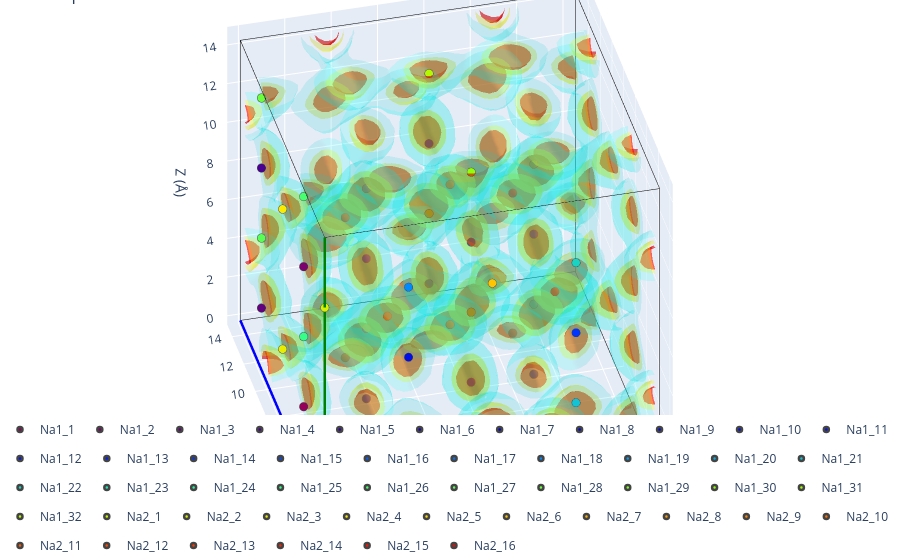

This figure's notebook cell:
### Markdown cell above
## A lower-symmetry reference: two Na Wyckoff sites

The cubic reference above lumps all sodium into one disordered site. The lower-symmetry
*P*-42&#8321;*c* description in `structure_2.cif` splits the sodium over **two** distinct
Wyckoff sites, Na1 and Na2. Overlaying its sodium sublattice (coloured by site type) on the
density shows how the two environments line up with the simulated density.

### Code cell
# `Structure` and `read_cif` are already imported above.
reference_2 = read_cif(f'{DATA}/structure_2.cif')
reference_2.make_supercell((2, 2, 2))
reference_2.remove_species(['S', 'Sb'])

expected_sites_2 = Structure(
    lattice=vol.lattice,
    species=[site.species.elements[0] for site in reference_2],
    coords=[site.frac_coords for site in reference_2],
    # Keep the Wyckoff labels ('Na1', 'Na2') so plot_3d colours them distinctly.
    labels=[site.label for site in reference_2],
)

vol.plot_3d(structure=expected_sites_2)

### Figure 1 — Plotly figure (JSON) as saved in the notebook; plotly's stock layout.template omitted (floating-point values rounded to 4 significant figures; data arrays with more than 128 entries replaced by an {"elided": "..."} marker saying what was removed)
{"data": [{"line": {"color": "red", "width": 5}, "mode": "lines", "showlegend": false, "type": "scatter3d", "x": [0.0, 14.44], "y": [0.0, -0.02995], "z": [0.0, 3.137e-05]}, {"line": {"color": "blue", "width": 5}, "mode": "lines", "showlegend": false, "type": "scatter3d", "x": [0.0, -0.02995], "y": [0.0, 14.44], "z": [0.0, -5.366e-05]}, {"line": {"color": "green", "width": 5}, "mode": "lines", "showlegend": false, "type": "scatter3d", "x": [0.0, 3.129e-05], "y": [0.0, -5.396e-05], "z": [0.0, 14.48]}, {"line": {"color": "black", "width": 1}, "mode": "lines", "showlegend": false, "type": "scatter3d", "x": [14.44, 14.41], "y": [-0.02995, 14.41], "z": [3.137e-05, -2.229e-05]}, {"line": {"color": "black", "width": 1}, "mode": "lines", "showlegend": false, "type": "scatter3d", "x": [14.44, 14.44], "y": [-0.02995, -0.03], "z": [3.137e-05, 14.48]}, {"line": {"color": "black", "width": 1}, "mode": "lines", "showlegend": false, "type": "scatter3d", "x": [-0.02995, 14.41], "y": [14.44, 14.41], "z": [-5.366e-05, -2.229e-05]}, {"line": {"color": "black", "width": 1}, "mode": "lines", "showlegend": false, "type": "scatter3d", "x": [-0.02995, -0.02991], "y": [14.44, 14.44], "z": [-5.366e-05, 14.48]}, {"line": {"color": "black", "width": 1}, "mode": "lines", "showlegend": false, "type": "scatter3d", "x": [3.129e-05, 14.44], "y": [-5.396e-05, -0.03], "z": [14.48, 14.48]}, {"line": {"color": "black", "width": 1}, "mode": "lines", "showlegend": false, "type": "scatter3d", "x": [3.129e-05, -0.02991], "y": [-5.396e-05, 14.44], "z": [14.48, 14.48]}, {"line": {"color": "black", "width": 1}, "mode": "lines", "showlegend": false, "type": "scatter3d", "x": [14.41, -0.02991], "y": [14.41, 14.44], "z": [14.48, 14.48]}, {"line": {"color": "black", "width": 1}, "mode": "lines", "showlegend": false, "type": "scatter3d", "x": [14.41, 14.44], "y": [14.41, -0.03], "z": [14.48, 14.48]}, {"line": {"color": "black", "width": 1}, "mode": "lines", "showlegend": false, "type": "scatter3d", "x": [14.41, 14.41], "y": [14.41, 14.41], "z": [14.48, -2.229e-05]}, {"color": "red", "i": {"elided": "8112 int values"}, "j": {"elided": "8112 int values"}, "k": {"elided": "8112 int values"}, "name": "isoval=np.float64(134.75)", "opacity": 0.6, "showlegend": false, "type": "mesh3d", "x": {"elided": "4794 float values"}, "y": {"elided": "4794 float values"}, "z": {"elided": "4794 float values"}}, {"color": "yellow", "i": {"elided": "15340 int values"}, "j": {"elided": "15340 int values"}, "k": {"elided": "15340 int values"}, "name": "isoval=np.float64(53.900000000000006)", "opacity": 0.3, "showlegend": false, "type": "mesh3d", "x": {"elided": "8631 float values"}, "y": {"elided": "8631 float values"}, "z": {"elided": "8631 float values"}}, {"color": "cyan", "i": {"elided": "36892 int values"}, "j": {"elided": "36892 int values"}, "k": {"elided": "36892 int values"}, "name": "isoval=np.float64(3.773)", "opacity": 0.15, "showlegend": false, "type": "mesh3d", "x": {"elided": "19728 float values"}, "y": {"elided": "19728 float values"}, "z": {"elided": "19728 float values"}}, {"line": {"color": "red", "width": 5}, "mode": "lines", "showlegend": false, "type": "scatter3d", "x": [0.0, 14.44], "y": [0.0, -0.02995], "z": [0.0, 3.137e-05]}, {"line": {"color": "blue", "width": 5}, "mode": "lines", "showlegend": false, "type": "scatter3d", "x": [0.0, -0.02995], "y": [0.0, 14.44], "z": [0.0, -5.366e-05]}, {"line": {"color": "green", "width": 5}, "mode": "lines", "showlegend": false, "type": "scatter3d", "x": [0.0, 3.129e-05], "y": [0.0, -5.396e-05], "z": [0.0, 14.48]}, {"line": {"color": "black", "width": 1}, "mode": "lines", "showlegend": false, "type": "scatter3d", "x": [14.44, 14.41], "y": [-0.02995, 14.41], "z": [3.137e-05, -2.229e-05]}, {"line": {"color": "black", "width": 1}, "mode": "lines", "showlegend": false, "type": "scatter3d", "x": [14.44, 14.44], "y": [-0.02995, -0.03], "z": [3.137e-05, 14.48]}, {"line": {"color": "black", "width": 1}, "mode": "lines", "showlegend": false, "type": "scatter3d", "x": [-0.02995, 14.41], "y": [14.44, 14.41], "z": [-5.366e-05, -2.229e-05]}, {"line": {"color": "black", "width": 1}, "mode": "lines", "showlegend": false, "type": "scatter3d", "x": [-0.02995, -0.02991], "y": [14.44, 14.44], "z": [-5.366e-05, 14.48]}, {"line": {"color": "black", "width": 1}, "mode": "lines", "showlegend": false, "type": "scatter3d", "x": [3.129e-05, 14.44], "y": [-5.396e-05, -0.03], "z": [14.48, 14.48]}, {"line": {"color": "black", "width": 1}, "mode": "lines", "showlegend": false, "type": "scatter3d", "x": [3.129e-05, -0.02991], "y": [-5.396e-05, 14.44], "z": [14.48, 14.48]}, {"line": {"color": "black", "width": 1}, "mode": "lines", "showlegend": false, "type": "scatter3d", "x": [14.41, -0.02991], "y": [14.41, 14.44], "z": [14.48, 14.48]}, {"line": {"color": "black", "width": 1}, "mode": "lines", "showlegend": false, "type": "scatter3d", "x": [14.41, 14.44], "y": [14.41, -0.03], "z": [14.48, 14.48]}, {"line": {"color": "black", "width": 1}, "mode": "lines", "showlegend": false, "type": "scatter3d", "x": [14.41, 14.41], "y": [14.41, 14.41], "z": [14.48, -2.229e-05]}, {"legendgroup": "Na1_1", "marker": {"color": ["rgb(150, 0, 90)"], "line": {"width": 2.5}, "size": 5}, "mode": "markers", "name": "Na1_1", "showlegend": true, "type": "scatter3d", "x": [-0.00748], "y": [3.609], "z": [3.192]}, {"legendgroup": "Na1_2", "marker": {"color": ["rgb(124, 0, 109)"], "line": {"width": 2.5}, "size": 5}, "mode": "markers", "name": "Na1_2", "showlegend": true, "type": "scatter3d", "x": [-0.007464], "y": [3.609], "z": [10.43]}, {"legendgroup": "Na1_3", "marker": {"color": ["rgb(99, 0, 127)"], "line": {"width": 2.5}, "size": 5}, "mode": "markers", "name": "Na1_3", "showlegend": true, "type": "scatter3d", "x": [-0.02245], "y": [10.83], "z": [3.192]}, {"legendgroup": "Na1_4", "marker": {"color": ["rgb(73, 0, 146)"], "line": {"width": 2.5}, "size": 5}, "mode": "markers", "name": "Na1_4", "showlegend": true, "type": "scatter3d", "x": [-0.02244], "y": [10.83], "z": [10.43]}, {"legendgroup": "Na1_5", "marker": {"color": ["rgb(48, 0, 165)"], "line": {"width": 2.5}, "size": 5}, "mode": "markers", "name": "Na1_5", "showlegend": true, "type": "scatter3d", "x": [7.211], "y": [3.594], "z": [3.192]}, {"legendgroup": "Na1_6", "marker": {"color": ["rgb(22, 0, 184)"], "line": {"width": 2.5}, "size": 5}, "mode": "markers", "name": "Na1_6", "showlegend": true, "type": "scatter3d", "x": [7.211], "y": [3.594], "z": [10.43]}, {"legendgroup": "Na1_7", "marker": {"color": ["rgb(0, 1, 201)"], "line": {"width": 2.5}, "size": 5}, "mode": "markers", "name": "Na1_7", "showlegend": true, "type": "scatter3d", "x": [7.196], "y": [10.81], "z": [3.192]}, {"legendgroup": "Na1_8", "marker": {"color": ["rgb(0, 5, 211)"], "line": {"width": 2.5}, "size": 5}, "mode": "markers", "name": "Na1_8", "showlegend": true, "type": "scatter3d", "x": [7.196], "y": [10.81], "z": [10.43]}, {"legendgroup": "Na1_9", "marker": {"color": ["rgb(0, 9, 220)"], "line": {"width": 2.5}, "size": 5}, "mode": "markers", "name": "Na1_9", "showlegend": true, "type": "scatter3d", "x": [3.609], "y": [-0.007488], "z": [0.427]}, {"legendgroup": "Na1_10", "marker": {"color": ["rgb(0, 13, 229)"], "line": {"width": 2.5}, "size": 5}, "mode": "markers", "name": "Na1_10", "showlegend": true, "type": "scatter3d", "x": [3.609], "y": [-0.007515], "z": [7.665]}, {"legendgroup": "Na1_11", "marker": {"color": ["rgb(0, 18, 239)"], "line": {"width": 2.5}, "size": 5}, "mode": "markers", "name": "Na1_11", "showlegend": true, "type": "scatter3d", "x": [3.594], "y": [7.211], "z": [0.427]}, {"legendgroup": "Na1_12", "marker": {"color": ["rgb(0, 22, 248)"], "line": {"width": 2.5}, "size": 5}, "mode": "markers", "name": "Na1_12", "showlegend": true, "type": "scatter3d", "x": [3.594], "y": [7.211], "z": [7.665]}, {"legendgroup": "Na1_13", "marker": {"color": ["rgb(0, 30, 255)"], "line": {"width": 2.5}, "size": 5}, "mode": "markers", "name": "Na1_13", "showlegend": true, "type": "scatter3d", "x": [10.83], "y": [-0.02246], "z": [0.427]}, {"legendgroup": "Na1_14", "marker": {"color": ["rgb(0, 52, 255)"], "line": {"width": 2.5}, "size": 5}, "mode": "markers", "name": "Na1_14", "showlegend": true, "type": "scatter3d", "x": [10.83], "y": [-0.02249], "z": [7.665]}, {"legendgroup": "Na1_15", "marker": {"color": ["rgb(0, 74, 255)"], "line": {"width": 2.5}, "size": 5}, "mode": "markers", "name": "Na1_15", "showlegend": true, "type": "scatter3d", "x": [10.81], "y": [7.196], "z": [0.427]}, {"legendgroup": "Na1_16", "marker": {"color": ["rgb(0, 95, 255)"], "line": {"width": 2.5}, "size": 5}, "mode": "markers", "name": "Na1_16", "showlegend": true, "type": "scatter3d", "x": [10.81], "y": [7.196], "z": [7.665]}, {"legendgroup": "Na1_17", "marker": {"color": ["rgb(0, 117, 255)"], "line": {"width": 2.5}, "size": 5}, "mode": "markers", "name": "Na1_17", "showlegend": true, "type": "scatter3d", "x": [3.609], "y": [-0.007502], "z": [4.046]}, {"legendgroup": "Na1_18", "marker": {"color": ["rgb(0, 138, 255)"], "line": {"width": 2.5}, "size": 5}, "mode": "markers", "name": "Na1_18", "showlegend": true, "type": "scatter3d", "x": [3.609], "y": [-0.007529], "z": [11.28]}, {"legendgroup": "Na1_19", "marker": {"color": ["rgb(3, 159, 248)"], "line": {"width": 2.5}, "size": 5}, "mode": "markers", "name": "Na1_19", "showlegend": true, "type": "scatter3d", "x": [3.594], "y": [7.211], "z": [4.046]}, {"legendgroup": "Na1_20", "marker": {"color": ["rgb(10, 176, 230)"], "line": {"width": 2.5}, "size": 5}, "mode": "markers", "name": "Na1_20", "showlegend": true, "type": "scatter3d", "x": [3.594], "y": [7.211], "z": [11.28]}, {"legendgroup": "Na1_21", "marker": {"color": ["rgb(18, 194, 213)"], "line": {"width": 2.5}, "size": 5}, "mode": "markers", "name": "Na1_21", "showlegend": true, "type": "scatter3d", "x": [10.83], "y": [-0.02247], "z": [4.046]}, {"legendgroup": "Na1_22", "marker": {"color": ["rgb(25, 211, 195)"], "line": {"width": 2.5}, "size": 5}, "mode": "markers", "name": "Na1_22", "showlegend": true, "type": "scatter3d", "x": [10.83], "y": [-0.0225], "z": [11.28]}, {"legendgroup": "Na1_23", "marker": {"color": ["rgb(33, 229, 177)"], "line": {"width": 2.5}, "size": 5}, "mode": "markers", "name": "Na1_23", "showlegend": true, "type": "scatter3d", "x": [10.81], "y": [7.196], "z": [4.046]}, {"legendgroup": "Na1_24", "marker": {"color": ["rgb(40, 246, 159)"], "line": {"width": 2.5}, "size": 5}, "mode": "markers", "name": "Na1_24", "showlegend": true, "type": "scatter3d", "x": [10.81], "y": [7.196], "z": [11.28]}, {"legendgroup": "Na1_25", "marker": {"color": ["rgb(53, 255, 137)"], "line": {"width": 2.5}, "size": 5}, "mode": "markers", "name": "Na1_25", "showlegend": true, "type": "scatter3d", "x": [-0.007472], "y": [3.609], "z": [6.811]}, {"legendgroup": "Na1_26", "marker": {"color": ["rgb(71, 255, 112)"], "line": {"width": 2.5}, "size": 5}, "mode": "markers", "name": "Na1_26", "showlegend": true, "type": "scatter3d", "x": [-0.007456], "y": [3.609], "z": [14.05]}, {"legendgroup": "Na1_27", "marker": {"color": ["rgb(90, 255, 86)"], "line": {"width": 2.5}, "size": 5}, "mode": "markers", "name": "Na1_27", "showlegend": true, "type": "scatter3d", "x": [-0.02244], "y": [10.83], "z": [6.811]}, {"legendgroup": "Na1_28", "marker": {"color": ["rgb(108, 255, 61)"], "line": {"width": 2.5}, "size": 5}, "mode": "markers", "name": "Na1_28", "showlegend": true, "type": "scatter3d", "x": [-0.02243], "y": [10.83], "z": [14.05]}, {"legendgroup": "Na1_29", "marker": {"color": ["rgb(126, 255, 35)"], "line": {"width": 2.5}, "size": 5}, "mode": "markers", "name": "Na1_29", "showlegend": true, "type": "scatter3d", "x": [7.211], "y": [3.594], "z": [6.811]}, {"legendgroup": "Na1_30", "marker": {"color": ["rgb(144, 255, 10)"], "line": {"width": 2.5}, "size": 5}, "mode": "markers", "name": "Na1_30", "showlegend": true, "type": "scatter3d", "x": [7.211], "y": [3.594], "z": [14.05]}, {"legendgroup": "Na1_31", "marker": {"color": ["rgb(162, 253, 0)"], "line": {"width": 2.5}, "size": 5}, "mode": "markers", "name": "Na1_31", "showlegend": true, "type": "scatter3d", "x": [7.196], "y": [10.81], "z": [6.811]}, {"legendgroup": "Na1_32", "marker": {"color": ["rgb(180, 249, 0)"], "line": {"width": 2.5}, "size": 5}, "mode": "markers", "name": "Na1_32", "showlegend": true, "type": "scatter3d", "x": [7.196], "y": [10.81], "z": [14.05]}, {"legendgroup": "Na2_1", "marker": {"color": ["rgb(197, 246, 0)"], "line": {"width": 2.5}, "size": 5}, "mode": "markers", "name": "Na2_1", "showlegend": true, "type": "scatter3d", "x": [7.822e-06], "y": [-1.349e-05], "z": [3.619]}, {"legendgroup": "Na2_2", "marker": {"color": ["rgb(215, 242, 0)"], "line": {"width": 2.5}, "size": 5}, "mode": "markers", "name": "Na2_2", "showlegend": true, "type": "scatter3d", "x": [2.347e-05], "y": [-4.047e-05], "z": [10.86]}, {"legendgroup": "Na2_3", "marker": {"color": ["rgb(233, 238, 0)"], "line": {"width": 2.5}, "size": 5}, "mode": "markers", "name": "Na2_3", "showlegend": true, "type": "scatter3d", "x": [-0.01497], "y": [7.218], "z": [3.619]}, {"legendgroup": "Na2_4", "marker": {"color": ["rgb(251, 235, 0)"], "line": {"width": 2.5}, "size": 5}, "mode": "markers", "name": "Na2_4", "showlegend": true, "type": "scatter3d", "x": [-0.01495], "y": [7.218], "z": [10.86]}, {"legendgroup": "Na2_5", "marker": {"color": ["rgb(255, 218, 0)"], "line": {"width": 2.5}, "size": 5}, "mode": "markers", "name": "Na2_5", "showlegend": true, "type": "scatter3d", "x": [7.218], "y": [-0.01499], "z": [3.619]}, {"legendgroup": "Na2_6", "marker": {"color": ["rgb(255, 197, 0)"], "line": {"width": 2.5}, "size": 5}, "mode": "markers", "name": "Na2_6", "showlegend": true, "type": "scatter3d", "x": [7.219], "y": [-0.01501], "z": [10.86]}, {"legendgroup": "Na2_7", "marker": {"color": ["rgb(255, 176, 0)"], "line": {"width": 2.5}, "size": 5}, "mode": "markers", "name": "Na2_7", "showlegend": true, "type": "scatter3d", "x": [7.204], "y": [7.204], "z": [3.619]}, {"legendgroup": "Na2_8", "marker": {"color": ["rgb(255, 155, 0)"], "line": {"width": 2.5}, "size": 5}, "mode": "markers", "name": "Na2_8", "showlegend": true, "type": "scatter3d", "x": [7.204], "y": [7.203], "z": [10.86]}, {"legendgroup": "Na2_9", "marker": {"color": ["rgb(255, 135, 0)"], "line": {"width": 2.5}, "size": 5}, "mode": "markers", "name": "Na2_9", "showlegend": true, "type": "scatter3d", "x": [3.602], "y": [3.602], "z": [-5.572e-06]}, {"legendgroup": "Na2_10", "marker": {"color": ["rgb(255, 114, 0)"], "line": {"width": 2.5}, "size": 5}, "mode": "markers", "name": "Na2_10", "showlegend": true, "type": "scatter3d", "x": [3.602], "y": [3.602], "z": [7.238]}, {"legendgroup": "Na2_11", "marker": {"color": ["rgb(255, 94, 0)"], "line": {"width": 2.5}, "size": 5}, "mode": "markers", "name": "Na2_11", "showlegend": true, "type": "scatter3d", "x": [3.587], "y": [10.82], "z": [-3.24e-05]}, {"legendgroup": "Na2_12", "marker": {"color": ["rgb(255, 76, 0)"], "line": {"width": 2.5}, "size": 5}, "mode": "markers", "name": "Na2_12", "showlegend": true, "type": "scatter3d", "x": [3.587], "y": [10.82], "z": [7.238]}, {"legendgroup": "Na2_13", "marker": {"color": ["rgb(255, 57, 0)"], "line": {"width": 2.5}, "size": 5}, "mode": "markers", "name": "Na2_13", "showlegend": true, "type": "scatter3d", "x": [10.82], "y": [3.587], "z": [1.011e-05]}, {"legendgroup": "Na2_14", "marker": {"color": ["rgb(255, 38, 0)"], "line": {"width": 2.5}, "size": 5}, "mode": "markers", "name": "Na2_14", "showlegend": true, "type": "scatter3d", "x": [10.82], "y": [3.587], "z": [7.238]}, {"legendgroup": "Na2_15", "marker": {"color": ["rgb(255, 19, 0)"], "line": {"width": 2.5}, "size": 5}, "mode": "markers", "name": "Na2_15", "showlegend": true, "type": "scatter3d", "x": [10.81], "y": [10.81], "z": [-1.672e-05]}, {"legendgroup": "Na2_16", "marker": {"color": ["rgb(255, 0, 0)"], "line": {"width": 2.5}, "size": 5}, "mode": "markers", "name": "Na2_16", "showlegend": true, "type": "scatter3d", "x": [10.81], "y": [10.81], "z": [7.238]}], "layout": {"legend": {"orientation": "h", "x": 0, "xanchor": "left", "y": -0.1, "yanchor": "bottom"}, "margin": {"b": 0, "l": 0, "r": 0, "t": 0}, "scene": {"aspectmode": "manual", "aspectratio": {"x": 1.444, "y": 1.444, "z": 1.448}, "camera": {"eye": {"x": -0.7219, "y": -2.887, "z": 2.171}, "projection": {"type": "orthographic"}}, "xaxis": {"title": {"text": "X (Å)"}}, "yaxis": {"title": {"text": "Y (Å)"}}, "zaxis": {"title": {"text": "Z (Å)"}}}, "showlegend": true, "title": {"text": "3D plot"}}}
